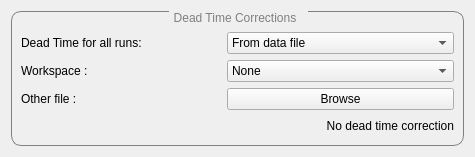
<?xml version="1.0" encoding="UTF-8"?>
<ui version="4.0">
 <class>dead_time_corrections_view</class>
 <widget class="QWidget" name="dead_time_corrections_view">
  <property name="geometry">
   <rect>
    <x>0</x>
    <y>0</y>
    <width>475</width>
    <height>157</height>
   </rect>
  </property>
  <property name="windowTitle">
   <string>Form</string>
  </property>
  <layout class="QGridLayout" name="gridLayout">
   <item row="0" column="0">
    <widget class="QGroupBox" name="groupBox">
     <property name="styleSheet">
      <string notr="true">QGroupBox {
border: 1px solid grey;
border-radius: 10px;
margin-top: 1ex;
margin-right: 0ex
}

QGroupBox:title {
subcontrol-origin: margin;
padding: 0 3px;
subcontrol-position: top center;
padding-top: 0px;
padding-bottom: 0px;
padding-right: 10px;
color: grey; }
</string>
     </property>
     <property name="title">
      <string>Dead Time Corrections</string>
     </property>
     <layout class="QGridLayout" name="gridLayout_2">
      <property name="topMargin">
       <number>20</number>
      </property>
      <item row="2" column="0">
       <widget class="QLabel" name="dead_time_workspace_label">
        <property name="minimumSize">
         <size>
          <width>200</width>
          <height>0</height>
         </size>
        </property>
        <property name="text">
         <string>Workspace :</string>
        </property>
       </widget>
      </item>
      <item row="3" column="0">
       <widget class="QLabel" name="dead_time_other_file_label">
        <property name="minimumSize">
         <size>
          <width>200</width>
          <height>0</height>
         </size>
        </property>
        <property name="text">
         <string>Other file :</string>
        </property>
       </widget>
      </item>
      <item row="1" column="0">
       <widget class="QLabel" name="dead_time_label">
        <property name="minimumSize">
         <size>
          <width>200</width>
          <height>0</height>
         </size>
        </property>
        <property name="text">
         <string>Dead Time for all runs:</string>
        </property>
       </widget>
      </item>
      <item row="1" column="1" colspan="2">
       <widget class="QComboBox" name="dead_time_from_selector">
        <item>
         <property name="text">
          <string>From data file</string>
         </property>
        </item>
        <item>
         <property name="text">
          <string>From table workspace</string>
         </property>
        </item>
        <item>
         <property name="text">
          <string>From other file</string>
         </property>
        </item>
        <item>
         <property name="text">
          <string>None</string>
         </property>
        </item>
       </widget>
      </item>
      <item row="2" column="1" colspan="2">
       <widget class="QComboBox" name="dead_time_workspace_selector">
        <property name="toolTip">
         <string>Select a table which is loaded into the ADS.</string>
        </property>
        <item>
         <property name="text">
          <string>None</string>
         </property>
        </item>
       </widget>
      </item>
      <item row="3" column="1" colspan="2">
       <widget class="QPushButton" name="dead_time_browse_button">
        <property name="toolTip">
         <string>&lt;html&gt;&lt;head/&gt;&lt;body&gt;&lt;p&gt;Browse for a .nxs file to load dead times from. If valid, the dead times will be saved as a table, and automatically selected as the dead time for the current data.&lt;/p&gt;&lt;/body&gt;&lt;/html&gt;</string>
        </property>
        <property name="text">
         <string>Browse</string>
        </property>
       </widget>
      </item>
      <item row="4" column="1" colspan="2">
       <widget class="QLabel" name="dead_time_info_label">
        <property name="minimumSize">
         <size>
          <width>180</width>
          <height>0</height>
         </size>
        </property>
        <property name="text">
         <string>No dead time correction</string>
        </property>
        <property name="alignment">
         <set>Qt::AlignRight|Qt::AlignTrailing|Qt::AlignVCenter</set>
        </property>
       </widget>
      </item>
      <item row="4" column="0">
       <widget class="QLabel" name="dead_time_stats_label">
        <property name="text">
         <string/>
        </property>
       </widget>
      </item>
     </layout>
    </widget>
   </item>
  </layout>
 </widget>
 <resources/>
 <connections/>
</ui>
